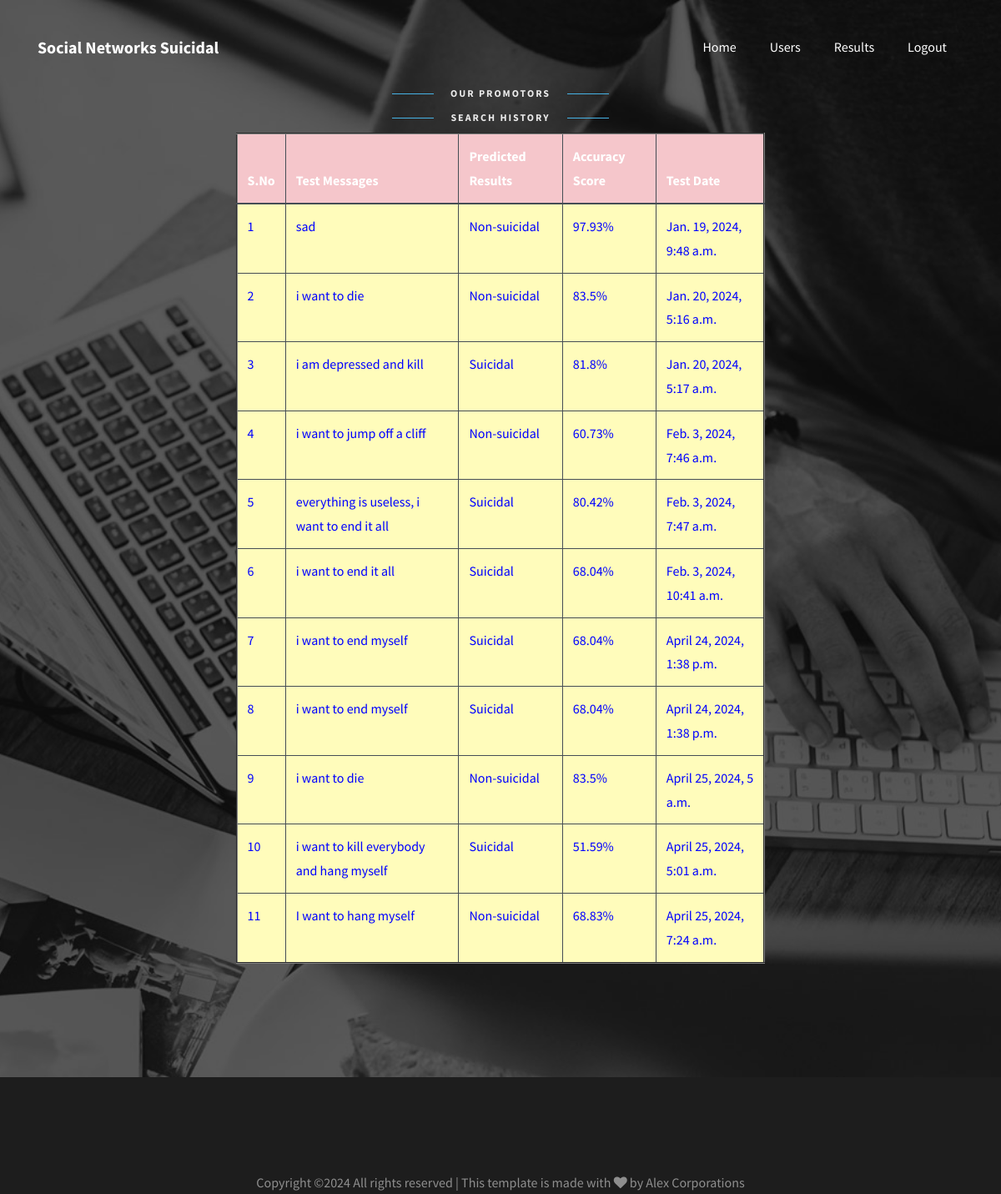
Screenshot of /AllUserResults/ with the database file from the repository.
### users/models.py (models this page shows, shortened)
class TweetResultModel(models.Model):
    usrname = models.CharField(max_length=100)
    email = models.CharField(max_length=100)
    tweetmsg = models.CharField(max_length=1000)
    prediction = models.CharField(max_length=100)
    accuracy = models.FloatField()
    cdate = models.DateTimeField(auto_now_add=True)
    class Meta:
        db_table = "TweetResultTable"

### admins/views.py (the view)
# urls.py: path("AllUserResults/", admins.AllUserResults, name="AllUserResults"),
def AllUserResults(request):
    data = TweetResultModel.objects.all()
    return render(request, "admins/AdminAllResults.html", {"data": data})

### assets/templates/admins/AdminAllResults.html (shortened to what this page needs)
{%extends 'admins/adminbase.html'%}
{%load static%}
{%block contents%}
<section class="ftco-section testimony-section img" style="background-image: url({%static 'images/bg_2.jpg'%});">
	<div class="container">
		<div class="row justify-content-center mb-4">
			<div class="col-md-7 text-center heading-section heading-section-white ftco-animate">
				<span class="subheading">Our Promotors</span>
				<div class="text w-100 text-center">
						<span class="subheading mb-2">Search History</span>
                        <center>
                        <table border="2px" class="table table-hover table-dark">
                    <thead>
                    <tr class="table-danger">
                        <th scope="col">S.No</th>
                        <th scope="col">Test Messages</th>
                        <th scope="col">Predicted Results</th>
                        <th scope="col">Accuracy Score</th>
                        <th scope="col">Test Date</th>
                    </tr>
                    </thead>
                    <tbody>
                    {% for i in data %}
                    <tr scope="row" style="color: BLUE; background-color:#FFFCBB">
                        <td>{{forloop.counter}}</td>
                        <td>{{i.tweetmsg}}</td>
                        <td>{{i.prediction}}</td>
                        <td>{{i.accuracy}}%</td>
                        <td>{{i.cdate}}</td>
                    </tr>
                    {% endfor %}
                    </tbody>
                </table>
                        </center>
					</div>
			</div>
		</div>
	</div>
</section>
{%endblock%}

### assets/templates/admins/adminbase.html (shortened to what this page needs)
<!DOCTYPE html>
{%load static%}
<html lang="en">
<head>
	<link rel="stylesheet" href="https://stackpath.bootstrapcdn.com/font-awesome/4.7.0/css/font-awesome.min.css">
	<link rel="stylesheet" href="{%static 'css/animate.css'%}">
	<link rel="stylesheet" href="{%static 'css/owl.carousel.min.css'%}">
	<link rel="stylesheet" href="{%static 'css/owl.theme.default.min.css'%}">
	<link rel="stylesheet" href="{%static 'css/magnific-popup.css'%}">
	<link rel="stylesheet" href="{%static 'css/bootstrap-datepicker.css'%}">
	<link rel="stylesheet" href="{%static 'css/jquery.timepicker.css'%}">
	<link rel="stylesheet" href="{%static 'css/flaticon.css'%}">
	<link rel="stylesheet" href="{%static 'css/style.css'%}">
</head>
<body>
	<nav class="navbar navbar-expand-lg navbar-dark ftco_navbar bg-dark ftco-navbar-light" id="ftco-navbar">
		<div class="container">
			<a class="navbar-brand" href="{%url 'AdminHome'%}">Social Networks Suicidal</a>
			<div class="collapse navbar-collapse" id="ftco-nav">
				<ul class="navbar-nav ml-auto">
					<li class="nav-item"><a href="{%url 'AdminHome'%}" class="nav-link">Home</a></li>
					<li class="nav-item"><a href="{%url 'ViewRegisteredUsers'%}" class="nav-link">Users</a></li>
					<li class="nav-item"><a href="{%url 'AllUserResults'%}" class="nav-link">Results</a></li>
					<li class="nav-item"><a href="{%url 'logout'%}" class="nav-link">Logout</a></li>
				</ul>
			</div>
		</div>
	</nav>
    {%block contents%}
    {%endblock%}
<footer class="ftco-footer ftco-section">
		<div class="row">
			<div class="col-md-12 text-center">
				<p class="mb-0">
					Copyright &copy;<script>document.write(new Date().getFullYear());</script> All rights reserved | This template is made with <i class="fa fa-heart" aria-hidden="true"></i> by Alex Corporations
					</p>
				</div>
			</div>
	</footer>
</body>
</html>

### rows the page displays
TweetResultModel: tweetmsg "sad", prediction "Non-suicidal", accuracy "97.93", cdate "Jan. 19, 2024, 9:48 a.m."
TweetResultModel: tweetmsg "i want to die", prediction "Non-suicidal", accuracy "83.5", cdate "Jan. 20, 2024, 5:16 a.m."
TweetResultModel: tweetmsg "i am depressed and kill", prediction "Suicidal", accuracy "81.8", cdate "Jan. 20, 2024, 5:17 a.m."
TweetResultModel: tweetmsg "i want to jump off a cliff", prediction "Non-suicidal", accuracy "60.73", cdate "Feb. 3, 2024, 7:46 a.m."
TweetResultModel: tweetmsg "everything is useless, i want to end it all", prediction "Suicidal", accuracy "80.42", cdate "Feb. 3, 2024, 7:47 a.m."
TweetResultModel: tweetmsg "i want to end it all", prediction "Suicidal", accuracy "68.04", cdate "Feb. 3, 2024, 10:41 a.m."
TweetResultModel: tweetmsg "i want to end myself", prediction "Suicidal", accuracy "68.04", cdate "April 24, 2024, 1:38 p.m."
TweetResultModel: tweetmsg "i want to end myself", prediction "Suicidal", accuracy "68.04", cdate "April 24, 2024, 1:38 p.m."
TweetResultModel: tweetmsg "i want to die", prediction "Non-suicidal", accuracy "83.5", cdate "April 25, 2024, 5 a.m."
TweetResultModel: tweetmsg "i want to kill everybody and hang myself", prediction "Suicidal", accuracy "51.59", cdate "April 25, 2024, 5:01 a.m."
TweetResultModel: tweetmsg "I want to hang myself", prediction "Non-suicidal", accuracy "68.83", cdate "April 25, 2024, 7:24 a.m."
